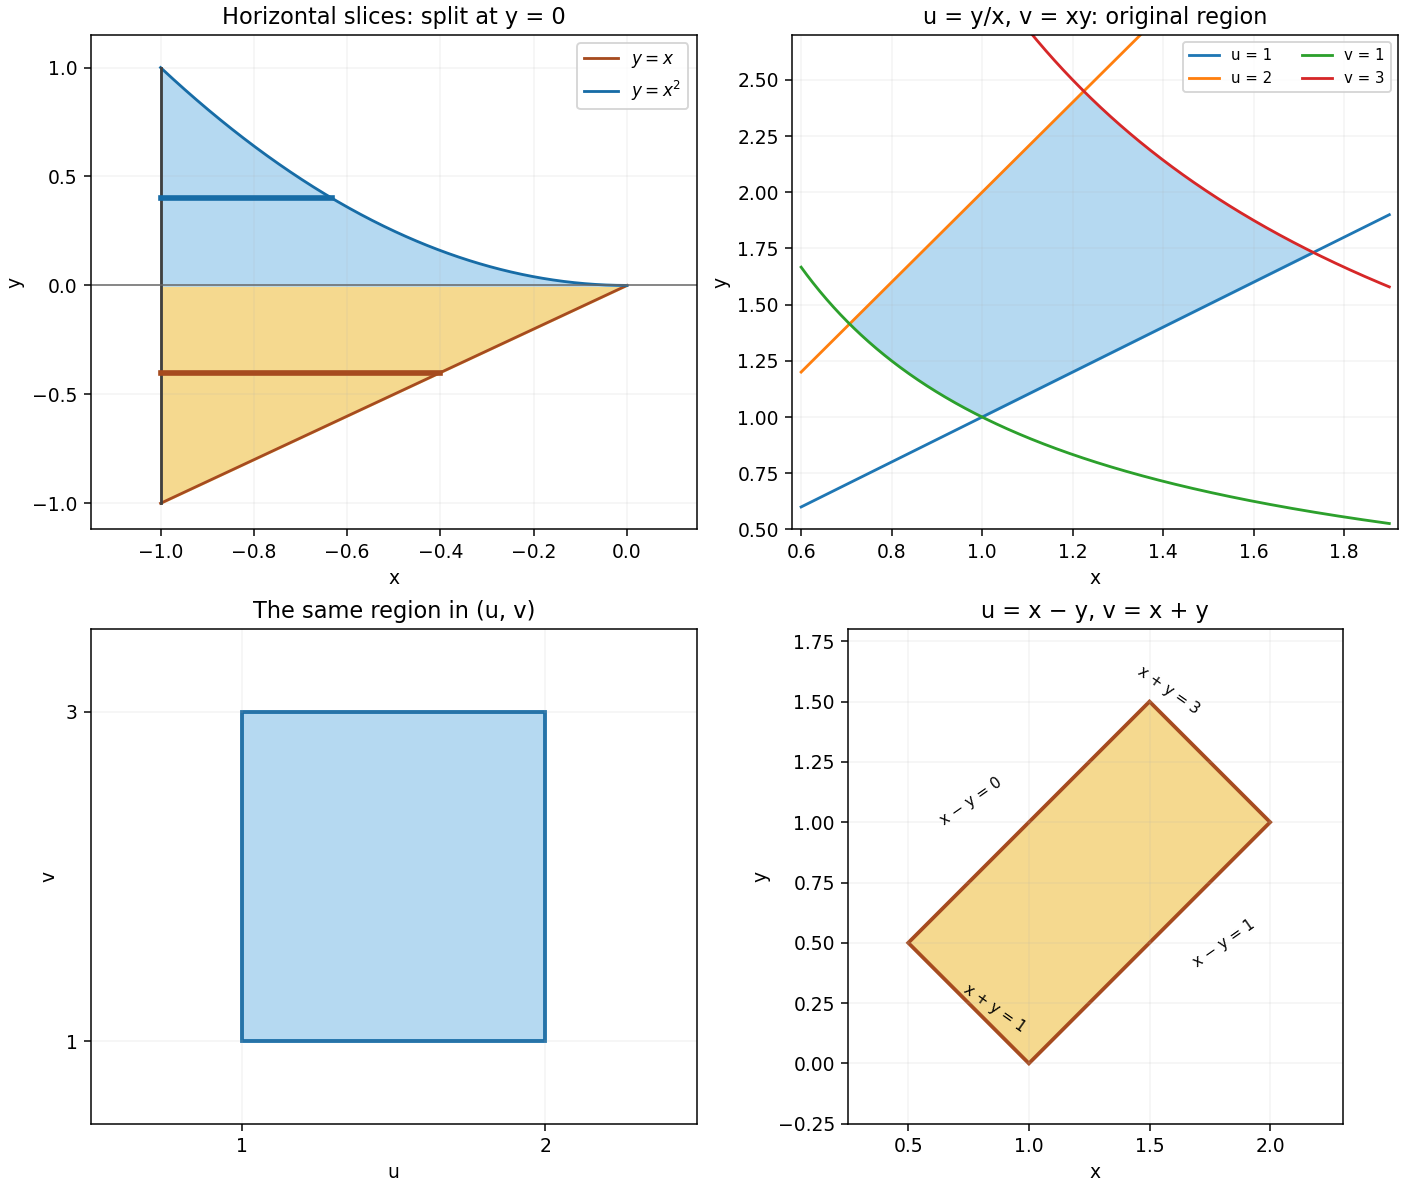

Write Python code to recreate this figure.
"""Original region plots for horizontal slicing and two coordinate maps."""
from pathlib import Path
import matplotlib
matplotlib.use('Agg')
import matplotlib.pyplot as plt
from matplotlib.patches import Rectangle, Polygon
import numpy as np

fig,axes=plt.subplots(2,2,figsize=(10.4,8.8),layout='constrained')
ax=axes[0,0];x=np.linspace(-1,0,400)
ax.fill_between(x,x,0,color='#f5d98f');ax.fill_between(x,0,x*x,color='#b5d9f1')
ax.plot(x,x,color='#a64b1f',label=r'$y=x$');ax.plot(x,x*x,color='#176ca6',label=r'$y=x^2$');ax.plot([-1,-1],[-1,1],color='.25')
for y,color in [(-.4,'#a64b1f'),(.4,'#176ca6')]:ax.plot([-1,y if y<0 else -np.sqrt(y)],[y,y],color=color,lw=3)
ax.axhline(0,color='.4',lw=.8);ax.set(title='Horizontal slices: split at y = 0',xlabel='x',ylabel='y',xlim=(-1.15,.15),ylim=(-1.12,1.15));ax.legend(fontsize=9)
ax=axes[0,1];x=np.linspace(.68,1.77,600);lo=np.maximum(x,1/x);hi=np.minimum(2*x,3/x);ax.fill_between(x,lo,hi,where=lo<=hi,color='#b5d9f1')
xx=np.linspace(.6,1.9,600)
for yy,label in [(xx,'u = 1'),(2*xx,'u = 2'),(1/xx,'v = 1'),(3/xx,'v = 3')]:ax.plot(xx,yy,lw=1.5,label=label)
ax.set(title='u = y/x, v = xy: original region',xlabel='x',ylabel='y',xlim=(.58,1.92),ylim=(.5,2.7));ax.legend(fontsize=8,ncol=2)
ax=axes[1,0];ax.add_patch(Rectangle((1,1),1,2,facecolor='#b5d9f1',edgecolor='#176ca6',lw=2));ax.set(title='The same region in (u, v)',xlabel='u',ylabel='v',xlim=(.5,2.5),ylim=(.5,3.5));ax.set_xticks([1,2]);ax.set_yticks([1,3])
ax=axes[1,1];corners=[(.5,.5),(1,0),(2,1),(1.5,1.5)];ax.add_patch(Polygon(corners,closed=True,facecolor='#f5d98f',edgecolor='#a64b1f',lw=2))
for xy,label in [((.72,.13),'x + y = 1'),((1.44,1.45),'x + y = 3'),((.62,.99),'x − y = 0'),((1.67,.40),'x − y = 1')]:ax.text(*xy,label,fontsize=8,rotation=35 if '−'in label else -35)
ax.set(title='u = x − y, v = x + y',xlabel='x',ylabel='y',xlim=(.25,2.3),ylim=(-.25,1.8),aspect='equal')
for ax in axes.flat:ax.grid(alpha=.14)
fig.savefig(Path.cwd()/Path(__file__).with_suffix('.png').name,dpi=135,facecolor='white')
